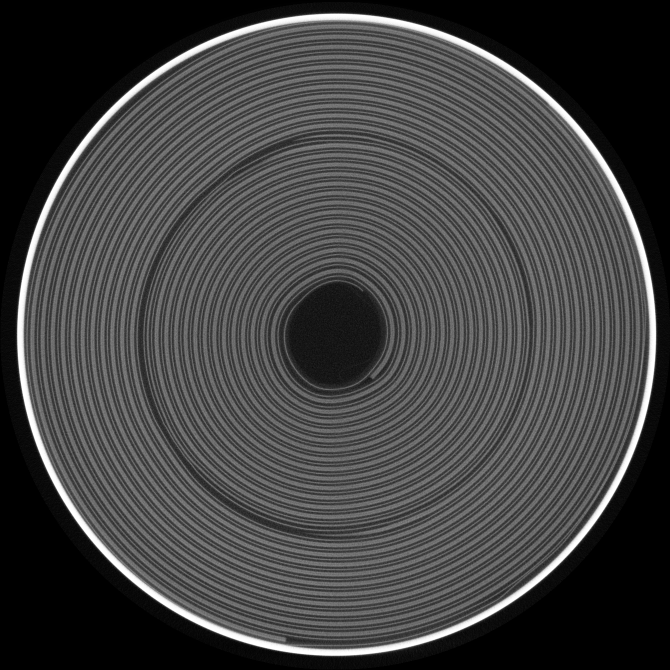
#> input picture data/images/sample_image.png, 1340 x 1340 px (shown at 1/2 size)
$ jupyter execute practice_slicing.ipynb
#> lines starting #> are read from the running program, lines starting #| are printed output that depends on the picture; after the words box and inside, x2 and y2 are one past the last pixel; in counts of white or black regions, pixels touching at a corner belong together
[cell 1]
# import tools

import cv2
from collections import defaultdict, Counter
import matplotlib.pyplot as plt
import numpy as np

[cell 2]
# load battery image

btr = cv2.imread('data/images/sample_image.png')
#> btr is the input picture: shape (1340, 1340, 3); min 0, max 255, mean 65.8

btr_rgb = cv2.cvtColor(btr,cv2.COLOR_BGR2RGB)
btr_gry = cv2.cvtColor(btr,cv2.COLOR_BGR2GRAY)
threshold, btr_thr = cv2.threshold(btr_gry,150,255,cv2.THRESH_BINARY)
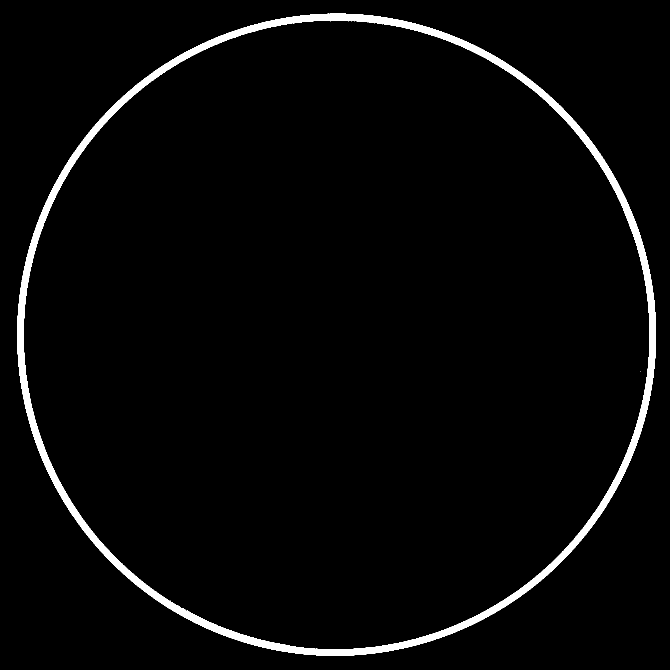
#> btr_thr: shape (1340, 1340) (shown at 1/2 size); 3% white; 3 white regions (2 under 20 px)

wb,hb,cb = btr.shape
#> wb = 1340; hb = 1340; cb = 3
btr_blank = np.zeros((wb,hb,cb),np.uint8)
btr_blank1 = np.zeros_like(btr,np.uint8) # same as above

[cell 3]
# find the contours of the can and display

contours_can,hierarchy = cv2.findContours(btr_thr,cv2.RETR_LIST,cv2.CHAIN_APPROX_SIMPLE)
#> contours_can = 5 contours, 3 with area under 20; largest, box (x1, y1, x2, y2) and area: (34, 27, 1312, 1312) 1286151, (46, 40, 1300, 1300) 1236772

contours_can = sorted(contours_can, key=cv2.contourArea, reverse=True)

btr_can = btr_blank.copy()

cv2.drawContours(btr_can,contours_can,-1,(255,255,255),10)
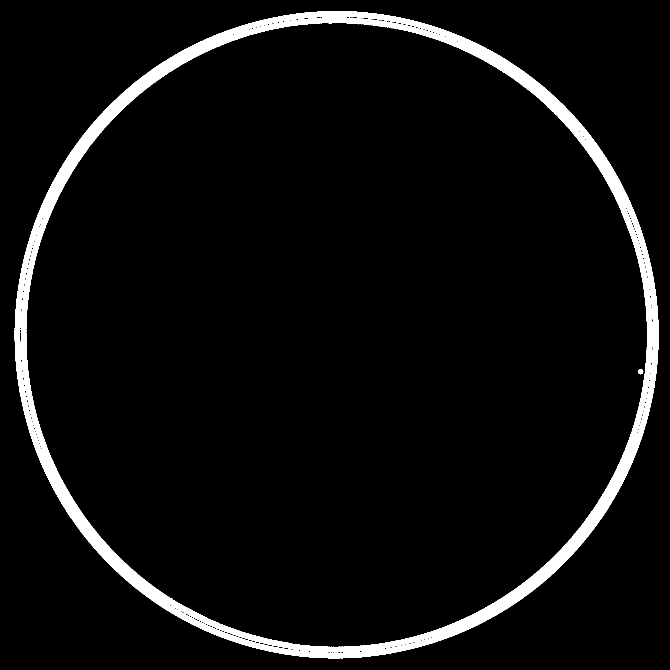
#> btr_can: shape (1340, 1340, 3) (shown at 1/2 size); 5.1% white; 2 white regions, box (x1, y1, x2, y2) and area: (29, 22, 1317, 1317) 90880, (1276, 738, 1287, 749) 81

plt.figure(figsize=(10,10))
plt.subplot(1,4,1)
plt.title('Original')
plt.imshow(btr)

plt.subplot(1,4,2)
plt.title('Can')
plt.imshow(btr_can)

print(len(contours_can))
#| 5
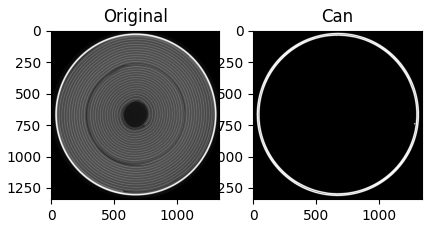
#> figure drawn by matplotlib, 2 panels

[cell 4]
# find radius and origin of inner and outer contours of can

otr, inn = contours_can[0], contours_can[1]
#> otr = contour of 1851 points, box (x1, y1, x2, y2) (34, 27, 1312, 1312), area 1286151; inn = contour of 1934 points, box (x1, y1, x2, y2) (46, 40, 1300, 1300), area 1236772

oa, ia = cv2.contourArea(otr), cv2.contourArea(inn)
#> oa = 1286151; ia = 1236771.5

om, im = cv2.moments(otr), cv2.moments(inn)
#> om = moments, m00 1286151, centre m10/m00, m01/m00 = (672.5, 669); im = moments, m00 1236771.5, centre m10/m00, m01/m00 = (672.6, 669)

oma, ima = int(om['m00']), int(im['m00'])
#> oma = 1286151; ima = 1236771

ox, oy = int(om['m10']/om['m00']), int(om['m01']/om['m00'])
#> ox = 672; oy = 669

ix, iy = int(im['m10']/im['m00']), int(im['m01']/im['m00'])
#> ix = 672; iy = 669

print(len(otr),len(inn))
#| 1851 1934
print(oa, ia)
#| 1286151.0 1236771.5
print(oma,ima)
#| 1286151 1236771
print(ox,oy)
#| 672 669
print(ix,iy)
#| 672 669

[cell 5]
# find the center line of the grayscale battery
# display

cnt_gry = btr_gry[:,ox]
#> cnt_gry = 1340 values, max 255 at index 29, min 0 at index 1339, mean 75.26

btr_gry_cnt = btr_gry.copy()

# draw line through gray image
cv2.line(btr_gry_cnt,(ox,0),(ox,hb),(255),5)
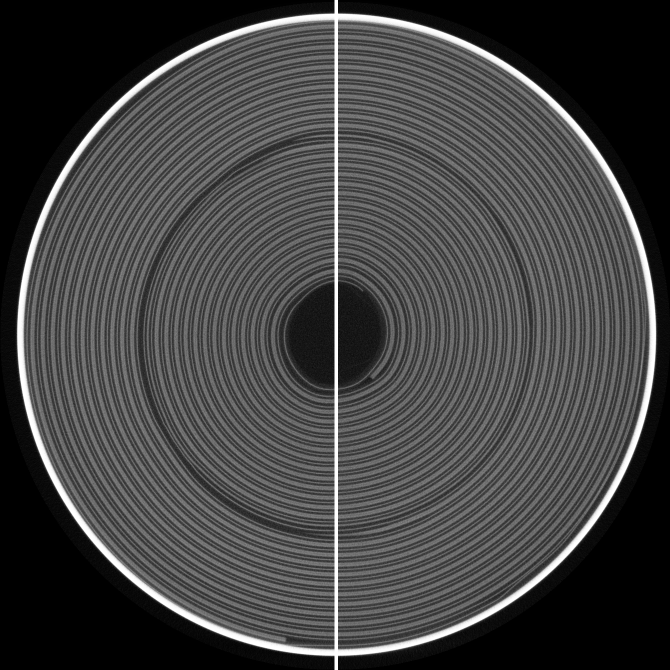
#> btr_gry_cnt: shape (1340, 1340) (shown at 1/2 size); min 0, max 255, mean 66.8

plt.figure(figsize=(12,4))
plt.plot(cnt_gry)
plt.axhline(y=85, color="r", linestyle="-")
plt.xlabel('Pixel Position')
plt.ylabel('Intensity')
plt.title('Line Profile of Image Intensity')
plt.show()
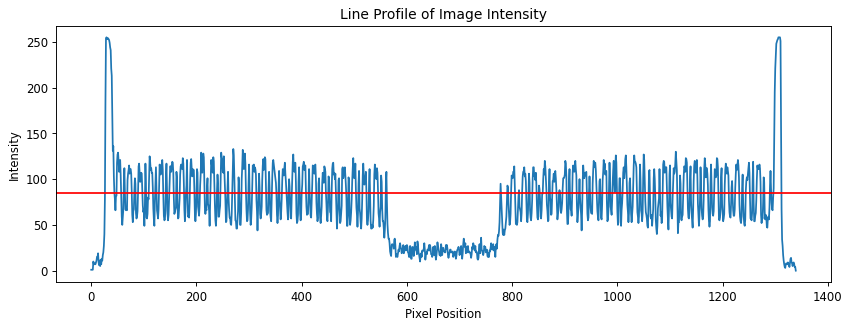
#> figure drawn by matplotlib, 1 panel; curve peaks at x = 29, y = 255

plt.figure(figsize=(4,4))
plt.title("Gray")
plt.imshow(btr_gry_cnt, cmap='gray')
plt.show()

[cell 6]
# find the center line of the threshold
# display

cnt_thr = btr_thr[:,ox]
#> cnt_thr = 1340 values, max 255 at index 27, min 0 at index 0, mean 5.14

plt.plot(cnt_thr)
plt.xlabel('Pixel Position')
plt.ylabel('Intensity')
plt.title('Line Profile of Image Intensity')
plt.show()
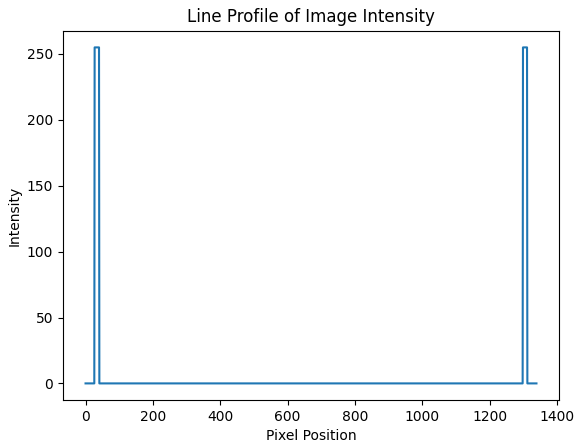
#> figure drawn by matplotlib, 1 panel; curve peaks at x = 27, y = 255

[cell 7]
# create a list of indices where the for the can
positions = []

for idx,val in enumerate(cnt_thr):
    if val>250:
        positions.append(idx)
#> this loop made 1340 passes
#> val on passes 1 to 3: 0, 0, 0
#> after the loop, positions = 27 values from 27 to 1311

strt, end = positions[0], positions[-1]
#> strt = 27; end = 1311

print("Start and End of can",strt,end)
#| Start and End of can 27 1311
print("Diameter of can",end-strt)
#| Diameter of can 1284
print("Can indices",positions)
#| Can indices [27, 28, 29, 30, 31, 32, 33, 34, 35, 36, 37, 38, 39, 40, 1299, 1300, 1301, 1302, 1303, 1304, 1305, 1306, 1307, 1308, 1309, 1310, 1311]

[cell 8]
# apply mask to select for coils alone

btr_thr_blr = cv2.GaussianBlur(btr_thr, (5,5), cv2.BORDER_DEFAULT)
btr_cn_nt = cv2.bitwise_not(btr_thr_blr)
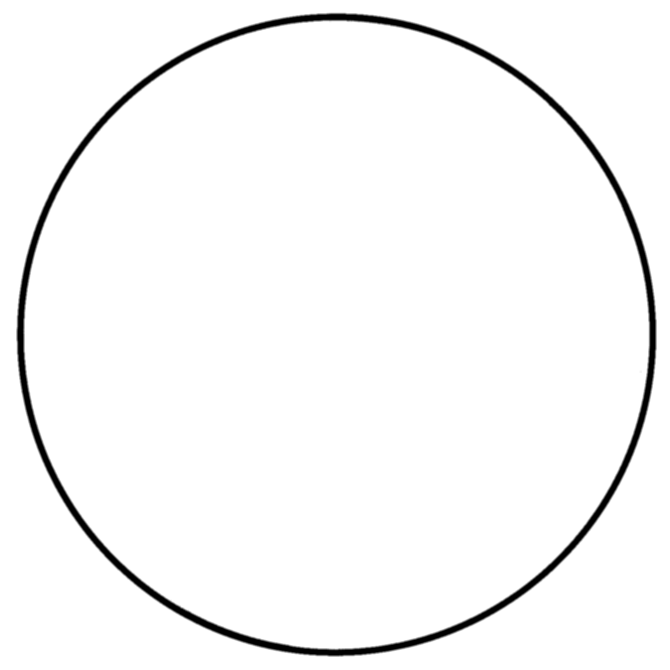
#> btr_cn_nt: shape (1340, 1340) (shown at 1/2 size); min 0, max 255, mean 247.5
btr_cl = cv2.bitwise_and(btr_gry,btr_cn_nt)
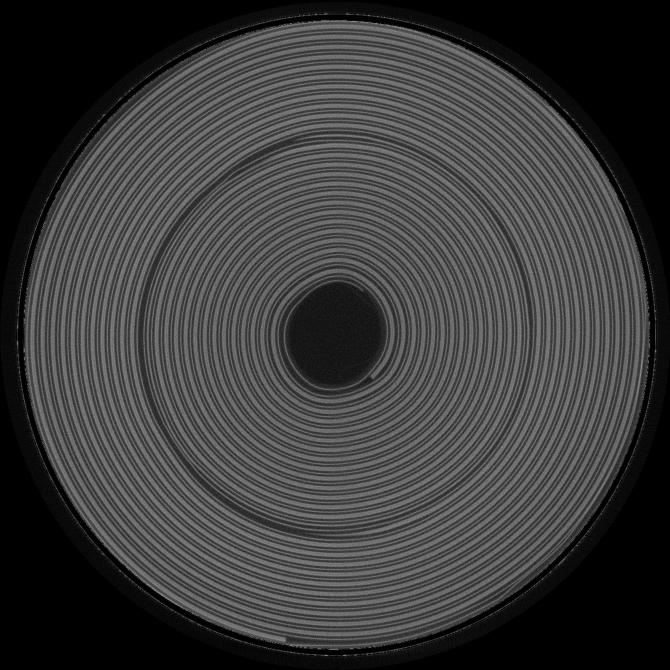
#> btr_cl: shape (1340, 1340) (shown at 1/2 size); min 0, max 160, mean 58.8

rows = hb//2
#> rows = 670
cols = wb//2
#> cols = 670

btr_cl_slc = btr_cl[0:rows,0:cols]
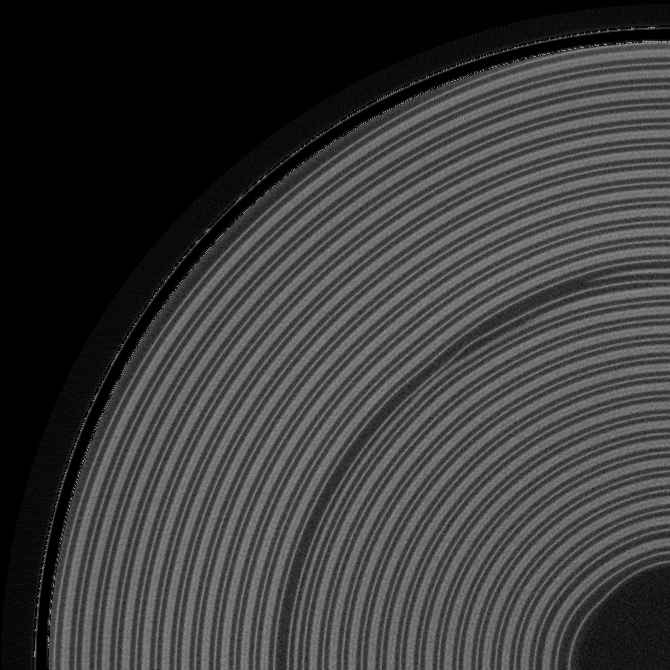
#> btr_cl_slc: shape (670, 670); min 0, max 146, mean 58.1

plt.figure(figsize=(12,3))
plt.subplot(1,4,1)
plt.title("Gray")
plt.imshow(btr_gry, cmap="gray")

plt.subplot(1,3,2)
plt.title("Coils")
plt.imshow(btr_cl, cmap='gray')

plt.subplot(1,3,3)
plt.title("Quarter")
plt.imshow(btr_cl_slc, cmap='gray')

[cell 9]
# find center line for coils
# can also use the ox line
cnt_cl = btr_cl[:,ox]
#> cnt_cl = 1340 values, max 136 at index 42, min 0 at index 29, mean 70.56

plt.figure(figsize=(12,5))
plt.plot(cnt_cl)
plt.axhline(y=85,color="r",linestyle="-")
plt.xlabel('Pixel Position')
plt.ylabel('Intensity')
plt.xlim(37,1309)
plt.title('Line Profile of Image Intensity')
plt.show()
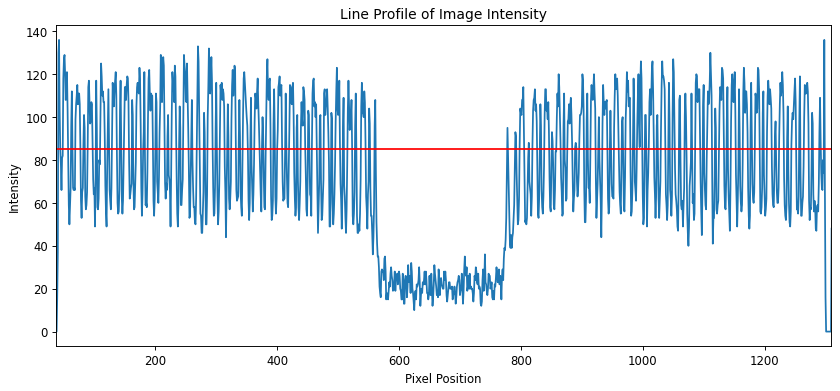
#> figure drawn by matplotlib, 1 panel; curve peaks at x = 42, y = 136

[cell 10]
# found the number of thin and thick coils in the first half

cls_l = list()
cls_d = defaultdict(int)
thc = 0

for idx in range(650):
    val = cnt_cl[idx]
    if val > 85:
        thc+=1
    elif thc > 0:
        cls_l.append(thc)
        thc = 0
#> this loop made 650 passes
#> val on passes 1 to 3: 1, 1, 1
#> after the loop, cls_l = 54 values, max 9 at index 3, min 2 at index 6, mean 5.13; thc = 0

for cl in cls_l:
    if cl <=4:
        cls_d['thin']+=1
    else:
        cls_d['thick']+=1
#> this loop made 54 passes
#> cl on passes 1, 2, 4, 5, 6, 7, 9, 10, 11, 12, 13, 14: 3, 8, 9, 3, 9, 2, 3, 8, 3, 8, 2, 8
#> after the loop, cls_d = {'thin': 29, 'thick': 25}

print(cls_d.items())
#| dict_items([('thin', 29), ('thick', 25)])

[cell 11]
# found the number of thin and thick coils in the first half

cls_l = list()
cls_d = defaultdict(int)
thc = 0

for idx in range(700,1300):
    val = cnt_cl[idx]
    if val > 85:
        thc+=1
    elif thc > 0:
        cls_l.append(thc)
        thc = 0
#> this loop made 600 passes
#> val on passes 1 to 3: 17, 19, 20
#> after the loop, cls_l = 54 values, max 9 at index 16, min 1 at index 0, mean 4.7; thc = 0

for cl in cls_l:
    if cl <=4:
        cls_d['thin']+=1
    else:
        cls_d['thick']+=1
#> this loop made 54 passes
#> after the loop, cls_d = {'thin': 31, 'thick': 23}

print(cls_d.items())
#| dict_items([('thin', 31), ('thick', 23)])
